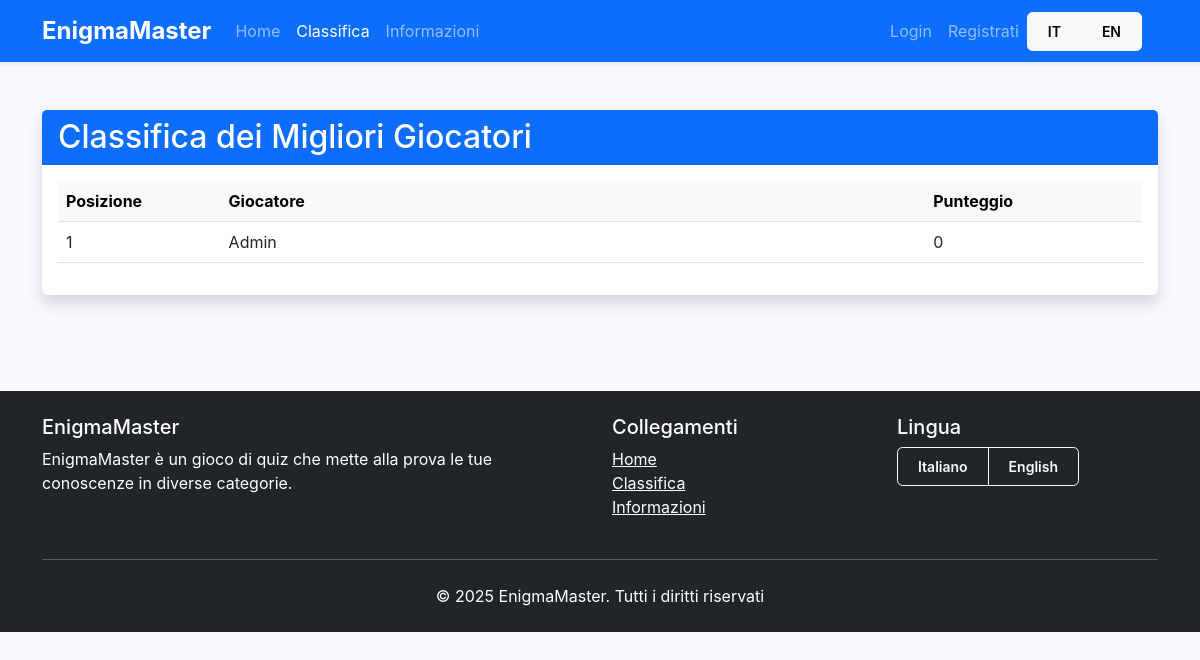
The page /leaderboard.php on the database as committed earlier.
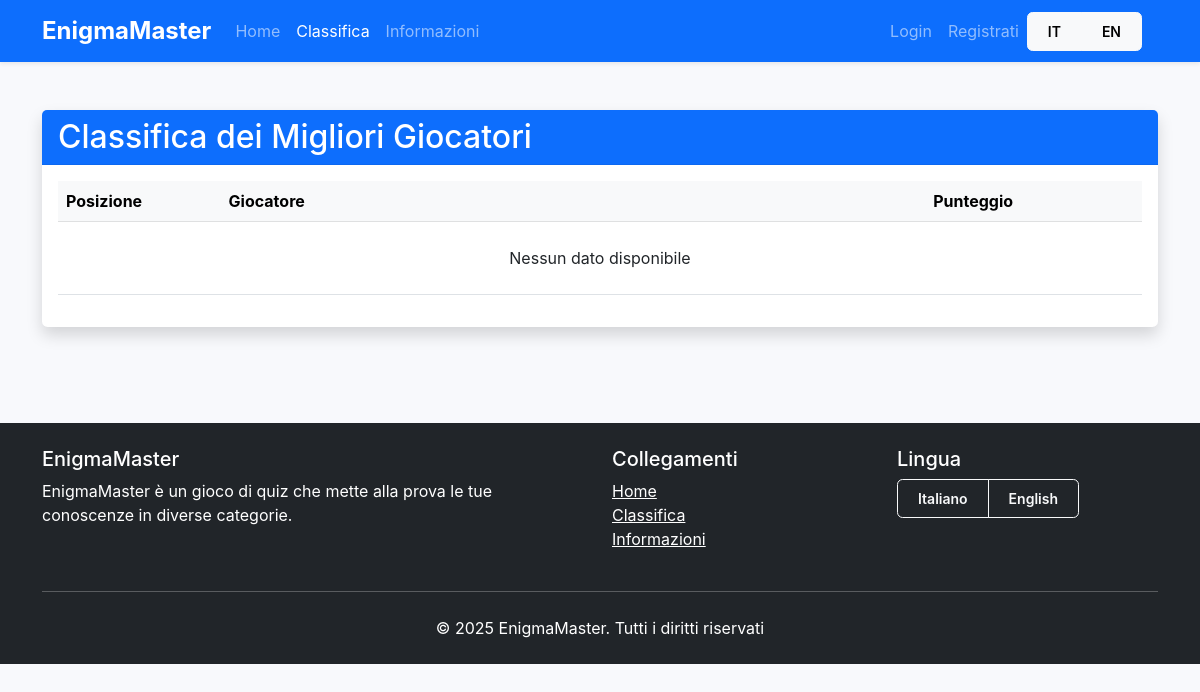
The same page on the database as committed later.
### tables this page shows
CREATE TABLE utenti (
    id INT AUTO_INCREMENT PRIMARY KEY,
    nome VARCHAR(100) NOT NULL,
    email VARCHAR(150) UNIQUE NOT NULL,
    password VARCHAR(255) NOT NULL,  
    punteggio INT DEFAULT 0,
    data_reg TIMESTAMP DEFAULT CURRENT_TIMESTAMP
);

### leaderboard.php (the view, shortened to what this page needs)
<?php
$language = isset($_SESSION['lang']) ? $_SESSION['lang'] : 'it';
include 'config.php';
?>
<!DOCTYPE html>
<html lang="<?= $language ?>">
<head>
    <link href="https://cdn.jsdelivr.net/npm/bootstrap@5.3.0/dist/css/bootstrap.min.css" rel="stylesheet">
    <link rel="stylesheet" href="./css/style.css">
</head>
<body>
    <?php include 'components/navbar.php'; ?>
    <main class="container my-5">
        <div class="card shadow">
            <div class="card-header bg-primary text-white">
                <h2 class="mb-0"><?= $lang['leaderboard_title'] ?></h2>
            </div>
            <div class="card-body">
                <div class="table-responsive">
                    <table class="table table-hover align-middle">
                        <thead class="table-light">
                            <tr>
                                <th width="15%"><?= $lang['position'] ?></th>
                                <th><?= $lang['player'] ?></th>
                                <th width="20%"><?= $lang['score'] ?></th>
                            </tr>
                        </thead>
                        <tbody>
                            <?php
                            $query = "SELECT nome, punteggio FROM utenti ORDER BY punteggio DESC LIMIT 50";
                            $result = mysqli_query($conn, $query);
                            $posizione = 1;
                            if ($result && mysqli_num_rows($result) > 0):
                                while ($row = mysqli_fetch_assoc($result)):
                                    $highlight = isset($_SESSION['utente_id']) && $row['nome'] === $_SESSION['nome'] ? 'table-info' : '';
                            ?>
                                <tr class="<?= $highlight ?>">
                                    <td><?= $posizione ?></td>
                                    <td><?= htmlspecialchars($row['nome']) ?></td>
                                    <td><?= $row['punteggio'] ?></td>
                                </tr>
                            <?php
                                    $posizione++;
                                endwhile;
                            else:
                            ?>
                                <tr>
                                    <td colspan="3" class="text-center py-4"><?= $lang['no_data_available'] ?></td>
                                </tr>
                            <?php endif; ?>
                        </tbody>
                    </table>
                </div>
            </div>
        </div>
    </main>
    <?php include 'components/footer.php'; ?>
</body>
</html>

### components/navbar.php (shortened to what this page needs)
<nav class="navbar navbar-expand-lg navbar-dark bg-primary shadow-sm">
    <div class="container">
        <a class="navbar-brand fw-bold" href="index.php">EnigmaMaster</a>
        <div class="d-flex align-items-center order-lg-3">
            <div class="btn-group me-3">
                <a href="language.php?lang=it" class="btn btn-sm btn-light <?= $_SESSION['lang'] === 'it' ? 'active' : '' ?>">IT</a>
                <a href="language.php?lang=eng" class="btn btn-sm btn-light <?= $_SESSION['lang'] === 'eng' ? 'active' : '' ?>">EN</a>
            </div>
        </div>
        <div class="collapse navbar-collapse order-lg-2" id="mainNavbar">
            <ul class="navbar-nav me-auto">
                <li class="nav-item">
                    <a class="nav-link <?= basename($_SERVER['PHP_SELF']) === 'index.php' ? 'active' : '' ?>" href="index.php">
                        <?= $lang['home'] ?>
                    </a>
                </li>
                <li class="nav-item">
                    <a class="nav-link <?= basename($_SERVER['PHP_SELF']) === 'leaderboard.php' ? 'active' : '' ?>" href="leaderboard.php">
                        <?= $lang['leaderboard'] ?>
                    </a>
                </li>
                <li class="nav-item">
                    <a class="nav-link <?= basename($_SERVER['PHP_SELF']) === 'info.php' ? 'active' : '' ?>" href="info.php">
                        <?= $lang['information'] ?>
                    </a>
                </li>
            </ul>
            <ul class="navbar-nav">
                <?php if (isset($_SESSION['utente_id'])): ?>
                    <li class="nav-item dropdown">
                        <a class="nav-link dropdown-toggle" href="#" role="button" data-bs-toggle="dropdown">
                            <?= htmlspecialchars($_SESSION['nome']) ?>
                        </a>
                        <ul class="dropdown-menu dropdown-menu-end">
                            <li><a class="dropdown-item" href="logout.php"><?= $lang['logout'] ?></a></li>
                        </ul>
                    </li>
                <?php else: ?>
                    <li class="nav-item">
                        <a class="nav-link" href="login.php"><?= $lang['login'] ?></a>
                    </li>
                    <li class="nav-item">
                        <a class="nav-link" href="register.php"><?= $lang['register'] ?></a>
                    </li>
                <?php endif; ?>
            </ul>
        </div>
    </div>
</nav>

### components/footer.php
<footer class="bg-dark text-white py-4 mt-5">
    <div class="container">
        <div class="row">
            <div class="col-md-6">
                <h5>EnigmaMaster</h5>
                <p class="mb-0"><?= $lang['game_description'] ?></p>
            </div>
            <div class="col-md-3">
                <h5><?= $lang['links'] ?></h5>
                <ul class="list-unstyled">
                    <li><a href="index.php" class="text-white"><?= $lang['home'] ?></a></li>
                    <li><a href="leaderboard.php" class="text-white"><?= $lang['leaderboard'] ?></a></li>
                    <li><a href="info.php" class="text-white"><?= $lang['information'] ?></a></li>
                </ul>
            </div>
            <div class="col-md-3">
                <h5><?= $lang['language'] ?></h5>
                <div class="btn-group">
                    <a href="language.php?lang=it" class="btn btn-sm btn-outline-light <?= $_SESSION['lang'] === 'it' ? 'active' : '' ?>">Italiano</a>
                    <a href="language.php?lang=eng" class="btn btn-sm btn-outline-light <?= $_SESSION['lang'] === 'eng' ? 'active' : '' ?>">English</a>
                </div>
            </div>
        </div>
        <hr class="my-4">
        <div class="text-center">
            <p class="mb-0">&copy; 2025 EnigmaMaster. <?= $lang['all_rights_reserved'] ?></p>
        </div>
    </div>
</footer>

### css/style.css (style rules this page uses)
:root { --primary-color: #4e73df; --secondary-color: #858796; --success-color: #1cc88a; --danger-color: #e74a3b; --warning-color: #f6c23e; --info-color: #36b9cc; --light-color: #f8f9fc; --dark-color: #5a5c69; --shadow: 0 0.15rem 1.75rem 0 rgba(58, 59, 69, 0.15); }
body { font-family: 'Nunito', -apple-system, BlinkMacSystemFont, 'Segoe UI', Roboto, 'Helvetica Neue', Arial, sans-serif; background-color: #f8f9fc; color: #333; min-height: 100vh; display: flex; flex-direction: column; }
.navbar { background-color: var(--primary-color); box-shadow: var(--shadow); }
.navbar-brand { font-weight: 800; font-size: 1.5rem; }
.card { border: none; border-radius: 0.35rem; box-shadow: var(--shadow); }
.card-header { border-bottom: 1px solid rgba(0, 0, 0, 0.05); font-weight: 700; }
.btn { border-radius: 0.35rem; font-weight: 600; padding: 0.5rem 1.25rem; transition: all 0.2s; }
footer { background-color: var(--dark-color); margin-top: auto; padding: 1.5rem 0; }

Rows that differ between the two databases and show on the page:
removed utenti: nome "Admin", punteggio "0"
Other text that changed with them:
$lang['no_data_available']: (not shown) → "Nessun dato disponibile"
